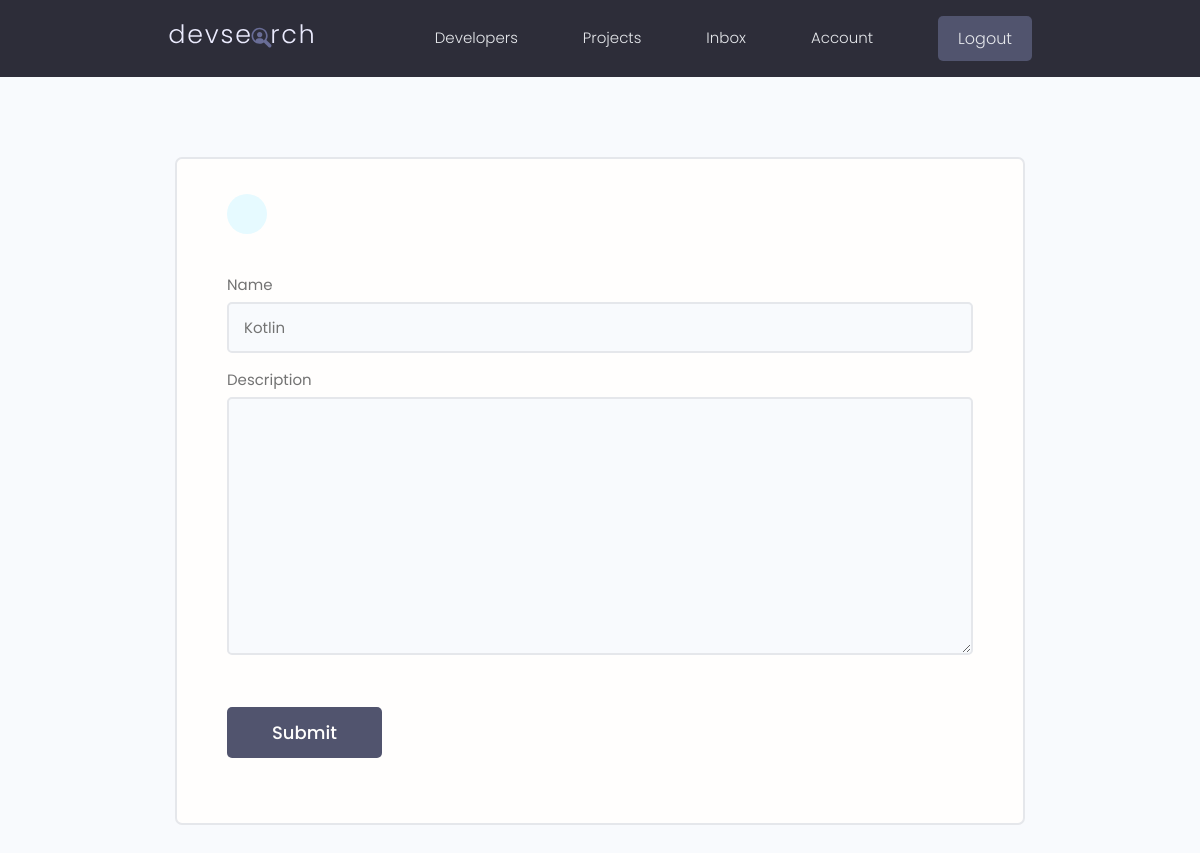
/update-skill/dddaf816-cbcd-4d3e-b6e5-85dd4581197e (signed in), run on an earlier commit of the app's database.
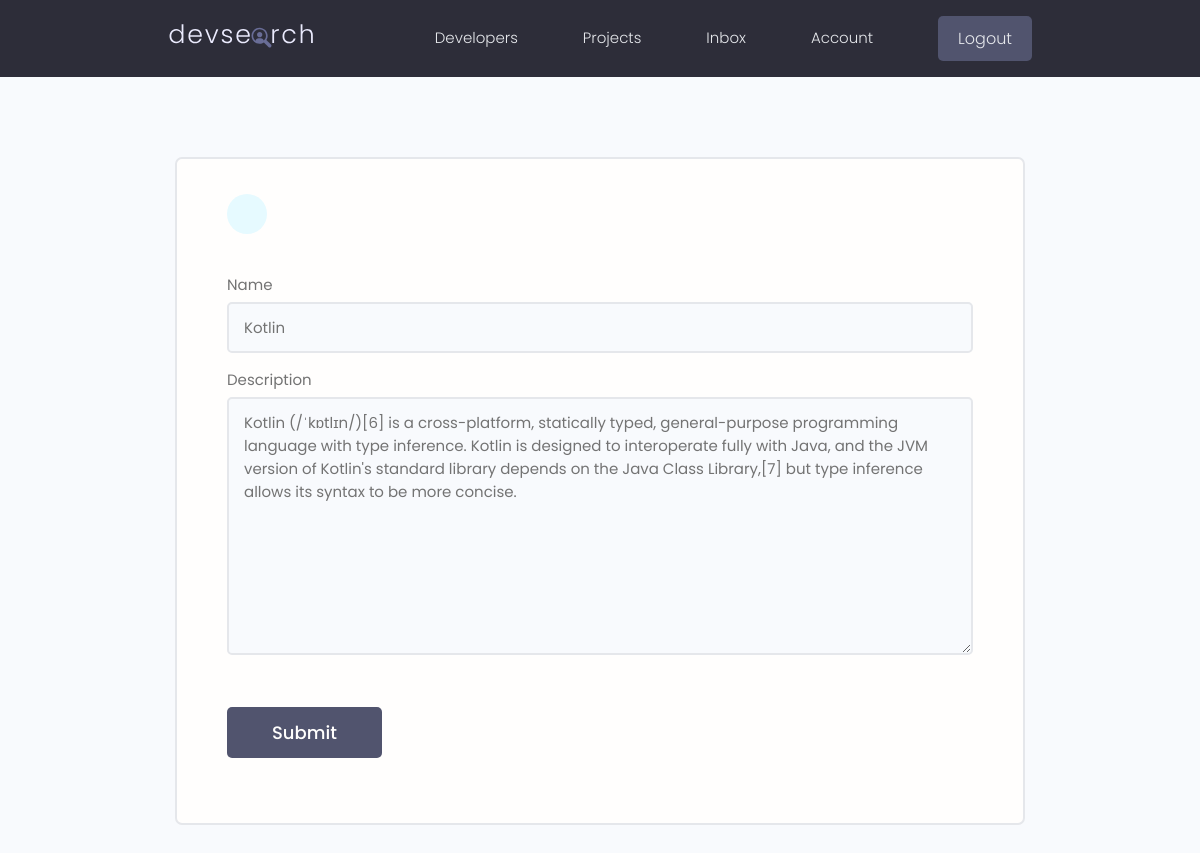
And on a later commit of the database.
### users/models.py (models this page shows, shortened)
class Skill(models.Model):
    owner=models.ForeignKey(
        Profile,on_delete=models.CASCADE,null=True,blank=True)
    name=models.CharField(max_length=200,null=True,blank=True)
    description=models.TextField(null=True,blank=True)
    created=models.DateTimeField(auto_now_add=True)
    id=models.UUIDField(
        default=uuid.uuid4,primary_key=True,unique=True,editable=False)

### users/views.py (the view)
# urls.py: path('update-skill/<str:pk>',views.updateSkill,name="update-skill"),
@login_required(login_url="login")
def updateSkill(request,pk):
    profile=request.user.profile
    skill=profile.skill_set.get(id=pk)
    form=SkillForm(instance=skill)
    if request.method=="POST":
        form=SkillForm(request.POST,instance=skill)
        if form.is_valid():
            form.save()
            messages.success(request,"Skill updated")
            return redirect('account')
    context={'form':form}
    return render(request,"users/skill_form.html",context)

### users/forms.py
class SkillForm(ModelForm):
    class Meta:
        model=Skill
        fields=['name','description']
    def __init__(self,*args,**kwargs):
        super(SkillForm,self).__init__(*args,**kwargs)
        for name,field in self.fields.items():
            field.widget.attrs.update({"class":"input input--text"})

### users/templates/users/skill_form.html (shortened to what this page needs)
{% extends 'main.html'%}
{% block content%}
    <main class="formPage my-xl">
        <div class="content-box">
            <div class="formWrapper">
                <a class="backButton" href="{% url 'account' %}"></a>
                <br>
                <form class="form" method="POST">
                    {% for field in form %}
                    <div class="form__field">
                        <label for="">{{field.label}}</label>
                        {{field}}
                    </div>
                    {% endfor %}
                    <input class="btn btn--sub btn--lg  my-md" type="submit" value="Submit">
                </form>
            </div>
        </div>
    </main>
{% endblock %}

What changed in the data, as far as the page shows it:
changed Skill "Kotlin": description (not shown) → "Kotlin (/ˈkɒtlɪn/)[6] is a cross-platform, statically typed, general-purpose programming language with type inference. Kotlin is designed to interoperate fully with Java, and the JVM version of Kotlin's standard library depends on the Java Class Library,[7] but type inference allows its syntax to be more concise."
